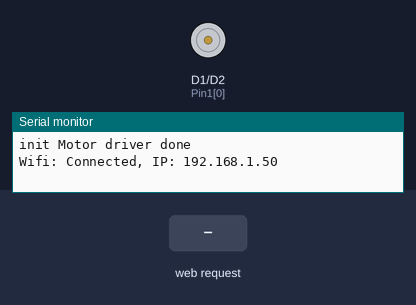
Simulated run of this sketch. Board: ESP8266 (NodeMCU). On the bench: motor-driver pin pairs drawn as motors (green arrow = first pin HIGH = forward, orange = second pin HIGH = backward, longer = more drive), the last lines printed to the serial monitor. The test bench sets the inputs (shaded band). WiFi joins after 1.5 s; servers stay silent unless stated.

Above: at 2.7 s.
2.8 s: HTTP request GET /get?Motor=1 received
At 3.7 s:
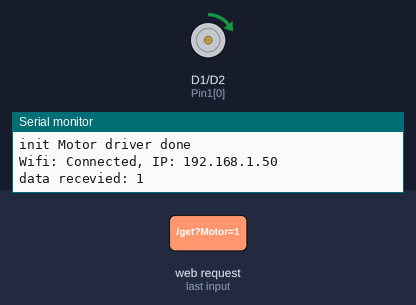
4.3 s: HTTP request GET /get?Motor=120 received
At 4.8 s:
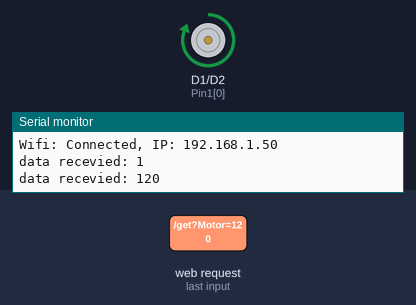
5.8 s: HTTP request GET /get?Motor=1&Channel=1 received
At 7.2 s:
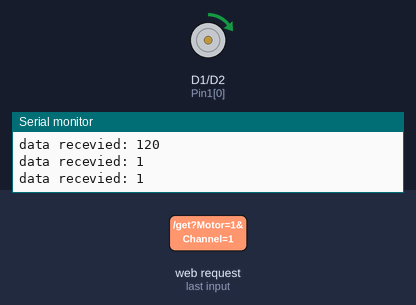
Timing chart, 0 to 9.8 s (numbered marks = the images above; inputs shaded):
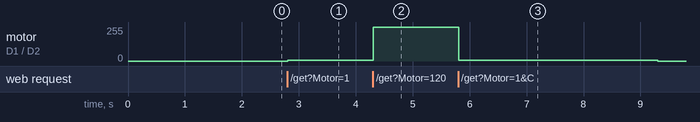

Measured:
- after the input at 2.8 s, motor on D1 (Pin1[0]) / D2 (Pin2[0]): stopped → forward 4/255 at once
- after the input at 4.3 s, motor on D1 (Pin1[0]) / D2 (Pin2[0]): forward 4/255 → forward 255/255 at once
- after the input at 5.8 s, motor on D1 (Pin1[0]) / D2 (Pin2[0]): forward 255/255 → forward 4/255 at once, → stopped 3.5 s later

The sketch:

esp_mx1508.ino
```cpp
/* (c) Andreas' Hobby
 * (Lego-)TrainController via MX1508 motor driver v1.3
 * Sketch is controlling up to 2 motors via mx1508 driver boards and an ESP8266/ESP32 device
 *  - controllable via HTTP request (implemented), MQTT possible to adapt
 * Based on examples from Neil Kolban and chegewara
 */

#if defined(ESP8266)
#include <ESP8266WiFi.h>          //install via Boardverwalter: http://arduino.esp8266.com/stable/package_esp8266com_index.json / https://dl.espressif.com/dl/package_esp32_index.json
#else
#include <WiFi.h>
#include <analogWrite.h>                  //url=https://github.com/ERROPiX/ESP32_AnalogWrite
#endif
#include <ArduinoOTA.h>                   //url=https://github.com/jandrassy/ArduinoOTA
#include <ESPAsyncWebServer.h>            //url=https://github.com/me-no-dev/ESPAsyncWebServer
#include "PasswordSettings.h"             //define ssid and password String in  external header file
//*****************************************************************************************************************
// ** WLAN declarations **
String IP = "";                           //stores current IP address
AsyncWebServer server(80);                //stores webserver data
//*****************************************************************************************************************
// ** PWM declarations **
#define MOTOR_MAX                   2      //define number of motors to be controlled (can be adapted as long as compatible outputs are free)
int Pin1[MOTOR_MAX] = {D1, D1};            //define pin1 for connection to mx1508 driver(s)
int Pin2[MOTOR_MAX] = {D2, D2} ;           //define pin2 for connection to mx1508 driver(s)
int MotorSpeed[MOTOR_MAX];                 //stores the current motor speed (range: -255 .. 0 .. +255)
//*****************************************************************************************************************
// ** WATCHDOG declarations **
#define Config_Watchdog             true   //configure watchdog feature
#define Config_WatchdogTimeoutTime  5000   //define watchdog timeout in Milliseconds
bool WatchdogState[MOTOR_MAX];             //stores state of watchdog
unsigned long WatchdogTimeout[MOTOR_MAX];  //stores time stamp the watchdog will stop the motor if no request is read in
//*****************************************************************************************************************
// ** voltage measuring declarations **
#define Config_VoltageReadInterval  60000  //define voltage read interval in Milliseconds
#define PinVoltage                  A0     //define pin to use for measure voltage via ADC
float AkkuVoltage = 0;                     //stores the current measured Akku voltage (Vin)
unsigned long NextVoltageRead = 0;         //stores time stamp the voltage will be read next time
//*****************************************************************************************************************
//*****************************************************************************************************************
// server callbacks
void CALLBACK_notFound(AsyncWebServerRequest *request) {
  request->send(404, "text/plain", "Not found");
}
void CALLBACK_handleRoot(AsyncWebServerRequest *request) {
  String head = "<!DOCTYPE HTML><html><head><title>ESP Input Form</title>\
  <meta name='viewport' content='width=device-width, initial-scale=1'></head><body>\
  <form action='/get'>Motor: <input type='text' name='Motor' value='"+String(0)+"'><input type='submit' value='Submit'></form><br>\
  RSSI: "+String(WiFi.RSSI())+"\
  AkkuVoltage: "+String(AkkuVoltage/100)+"\
  MotorSpeed: "+String(MotorSpeed[0])+"\
  <br\>\
</body></html>";
 request->send(200, "text/html", head); //Send web page
}
void CALLBACK_handleGetRequest(AsyncWebServerRequest *request) {
    int input = 0;                          //stopping the motor in case of another request is received
    int channel = 0;                        //stopping the motor in case of another request is received
    if (request->hasParam("Motor")) {
      String inputString = request->getParam("Motor")->value();
      input = inputString.toInt();
      Serial.println("data recevied: " + String(input));
    }
    if (request->hasParam("Channel")) {
      String inputString = request->getParam("Channel")->value();
      channel = inputString.toInt();
      Serial.println("data recevied: " + String(channel));
    }
    FUN_doControl(channel, input);          //request motor control
    CALLBACK_handleRoot(request);
}
//*****************************************************************************************************************
// init wifi and setup OTA
void initWifi() {
  WiFi.mode(WIFI_STA);
  WiFi.begin(ssid, password);
  while (WiFi.status() != WL_CONNECTED) {
    delay(50);
  }
  IP = IpAddress2String(WiFi.localIP());
  Serial.println("Wifi: Connected, IP: " + IP);

  // default setting of OTA is no auth and Port=8266
  // Hostname defaults to esp8266/ESP32-[ChipID]
  //ArduinoOTA.setHostname("");
  ArduinoOTA.onStart([]() {
    String type;
    if (ArduinoOTA.getCommand() == U_FLASH) {
      type = "sketch";
    } else { // U_FS
      type = "filesystem";
    }
    // NOTE: if updating FS this would be the place to unmount FS using FS.end()
  });
  ArduinoOTA.onEnd([]() {
  });
  ArduinoOTA.onProgress([](unsigned int progress, unsigned int total) {
  });
  ArduinoOTA.onError([](ota_error_t error) {
    Serial.printf("Error[%u]: ", error);
    if (error == OTA_AUTH_ERROR) { Serial.println("Auth Failed"); } else if (error == OTA_BEGIN_ERROR) { Serial.println("Begin Failed"); } else if (error == OTA_CONNECT_ERROR) { Serial.println("Connect Failed"); }
    else if (error == OTA_RECEIVE_ERROR) { Serial.println("Receive Failed"); } else if (error == OTA_END_ERROR) { Serial.println("End Failed"); };
  });                                      //OTA show error
  ArduinoOTA.begin();                      //OTA start

  //setup callbacks for simple web server and start it
  server.on("/", CALLBACK_handleRoot);
  server.on("/get", HTTP_GET, CALLBACK_handleGetRequest);
  server.onNotFound(CALLBACK_notFound);
  server.begin();
};

//*****************************************************************************************************************
// stop motor of given channel
void FUN_doStop(int channel) {
  WatchdogState[channel] = false;          //reset watchdog state
  MotorSpeed[channel] = 0;
  analogWrite(Pin1[channel], 0);           //set both outputs to low level to stop motor
  analogWrite(Pin2[channel], 0);           //set both outputs to low level to stop motor
}
//*****************************************************************************************************************
// power motor of given channel by given value (range -255 .. 0 .. +255)
void FUN_doControl(int channel, int power) {
  if (power == 0) {
    FUN_doStop(channel);
  } else {
    WatchdogState[channel] =              Config_Watchdog;            //enable watchdog to auto stop motor in case of connection fault
    WatchdogTimeout[channel] = millis() + Config_WatchdogTimeoutTime; //calculate next time stamp (when the time is reached without an update (new request) the motor will be stopped
    MotorSpeed[channel] = power;
#if defined(ESP8266)
    power = power*4;
#endif
    if (power > 0) {
      analogWrite(Pin1[channel], power);
      analogWrite(Pin2[channel], 0);
    } else {
      analogWrite(Pin1[channel], 0);
      analogWrite(Pin2[channel], -power);                             //negative value means that the polarity of the motor needs to be shifted (here we switch the pins); negative values needs to be inverted
    }
  }
}
//*****************************************************************************************************************
// watchdog: checks running time of motor after last request, if time is exceeding the motor will be stopped
void loop_Watchdog() {
  for (int i=0; i < MOTOR_MAX; i++){
    if(WatchdogState[i]) {
      if (millis() > WatchdogTimeout[i]){
        FUN_doStop(i);                     //stop motor in case of timeout (no new control request was received after given time
      }
    }
  }
}
//*****************************************************************************************************************
// read analog voltage function; returns voltage in [V]
void loop_AkkuVoltageRead() {
  if (millis() > NextVoltageRead){
    NextVoltageRead = millis() + Config_VoltageReadInterval;
    int AkkuVoltageRaw = analogRead(PinVoltage);  //read the analog signal
    AkkuVoltage = 100*AkkuVoltageRaw*0.00625;
    //Pin connected to GND and Vin with 10k Ohm resistor each; constant was calulated from measurement of value 660 at 4.13V (means: ~2.06V at Pin level) => factor=4.13/660
  }
}
//*****************************************************************************************************************
// init MotorDriverPWM
void initMotorDriver() {
  #if defined(ESP8266)
  analogWriteFreq(19500); //PWM frequency: ~19500 Hz
  #else
  analogWriteFrequency(19500);             //set PWM frequency to 19.5kHz to reduce motor noise
  analogWriteResolution(8);                //set ADC resolution to 8 bits
  #endif
  for (int i=0; i < MOTOR_MAX; i++){
    pinMode(Pin1[i], OUTPUT);              //define ADC pins as outputs
    pinMode(Pin2[i], OUTPUT);              //define ADC pins as outputs
  }
  for (int i=0; i < MOTOR_MAX; i++){
    FUN_doStop(i);                         //execute stop command for all motors
  }
  Serial.println("init Motor driver done");
}
//*****************************************************************************************************************
// arduino IDE standard calls
void setup() {
  Serial.begin(115200);                    //enable serial interface with 115200 baud
  initMotorDriver();                       //init Motor driver
  initWifi();                              //init Wifi and OTA (after one time flashing via USB PORT, next time the ESP32 can be flashed via WLAN
}
// arduino IDE main loop procedure
void loop() {
  ArduinoOTA.handle();                     //needed to act on OTA requests
  loop_Watchdog();                         //cyclic execute watchdog
  loop_AkkuVoltageRead();                  //cyclic read voltage
}

// helper function to convert IP address in string
String IpAddress2String(const IPAddress& ipAddress)
{
  return String(ipAddress[0]) + String(".") + String(ipAddress[1]) + String(".") + String(ipAddress[2]) + String(".") + String(ipAddress[3]);
}
```

PasswordSettings.h
```cpp
// ** USER WLAN seting **
const char * ssid =                     "your_ssid";
const char * password =                 "your_WLAN_password";
// **********************
```
